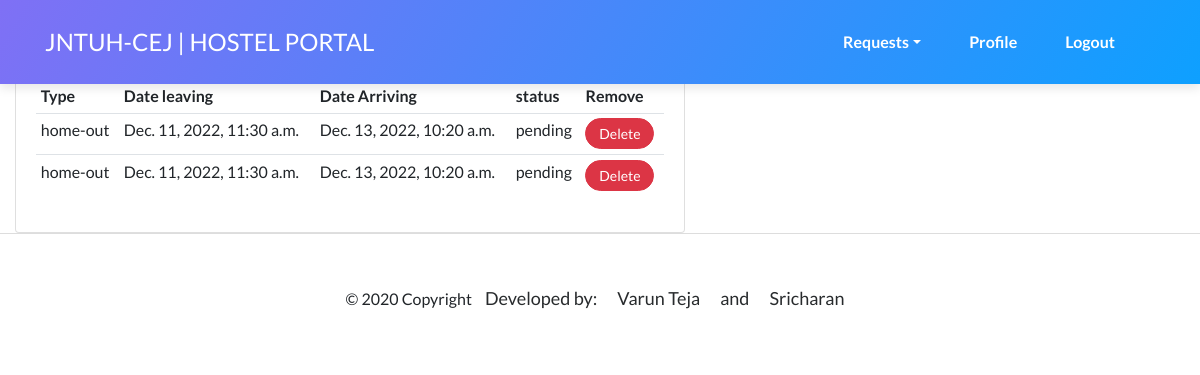
The app's page /student_pending_requests/18JJ1A1244/ (signed in), older data.
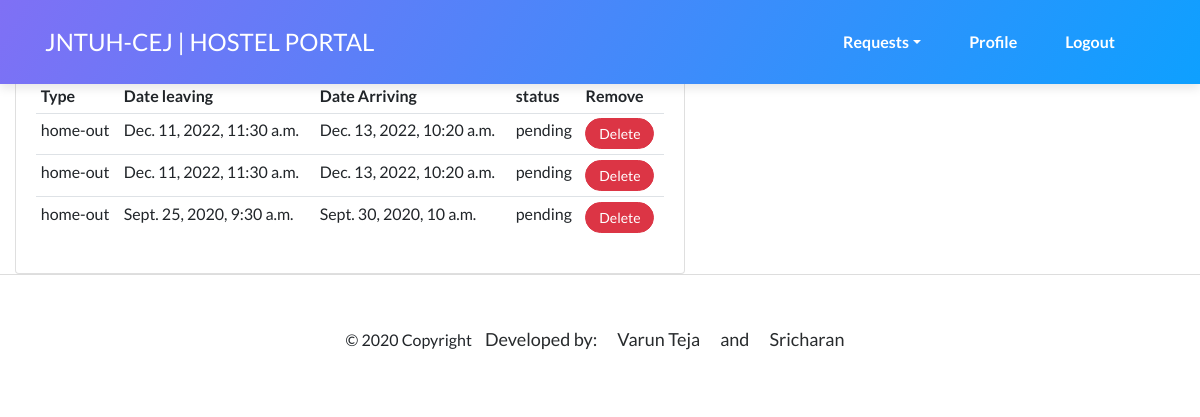
The same page, newer data.
### Home/models.py (models this page shows, shortened)
class Appeal(models.Model):
    TYPES=(
        ('home-out','Home-Out'),
        ('day-out','Day-Out'),
    )
    STATUS=(
        ('pending','Pending'),
        ('approved','Approved'),
        ('used','Used'),
    )
    student = models.ForeignKey(Student,null=True,on_delete=models.SET_NULL)
    staff = models.CharField(max_length=500,null=True,default='To be allocated')
    type = models.CharField(max_length=200,default='home-out',choices=TYPES)
    room_no = models.IntegerField(null=True)
    out_datetime = models.DateTimeField('Out Date&Time (yyyy-mm-dd 24hr:60min)',null=False)
    in_datetime = models.DateTimeField('In Date&Time(yyyy-mm-dd 24hr:60min)',null=False)
    reason = models.CharField(max_length=500,null=True)
    status = models.CharField(max_length=200,null=True,choices=STATUS,default='pending')

### Home/decorators.py (the view)
		def wrapper_func(request, *args, **kwargs):
			group = None
			if request.user.groups.exists():
				group = request.user.groups.all()[0].name
			if group in allowed_roles:
				return view_func(request, *args, **kwargs)
			else:
				return HttpResponse('You are not authorized to view this page')

### Home/views.py (called while the page is built)
@allowed_users(allowed_roles=['student'])
def studentpendingrequests(request,pk):
    student = Student.objects.get(rollno=pk)
    pending = student.appeal_set.filter(status='pending')
    context = {'student': student , 'pending': pending }
    return render(request,'Home/studentpendingrequests.html',context)

### Home/templates/Home/studentpendingrequests.html (shortened to what this page needs)
{% extends 'Home/studentbase.html' %}
{% load static %}
{% block content %}
<div class="col-md-7">
		<h5>Pending Requests</h5>
		<div class="card card-body">
			<table class="table table-sm">
				<tr>
					<th>Type</th>
					<th>Date leaving</th>
					<th>Date Arriving</th>
					<th>status</th>
					<th>Remove</th>
				</tr>
				{% for order in pending %}
					<tr>
						<td>{{order.type }}</td>
						<td>{{order.out_datetime }}</td>
						<td>{{order.in_datetime }}</td>
						<td>{{ order.status }}</td>
						<td><a class="btn btn-sm btn-danger" href="{% url 'deleterequest' order.id %}">Delete</a></td>
					</tr>
				{% endfor %}
			</table>
		</div>
	</div>
{% endblock content %}

### Home/templates/Home/studentbase.html (shortened to what this page needs)
{% load static %}
<!DOCTYPE html>
<html>
<head>
    <link rel="stylesheet" href="{% static '/bootstrap/css/bootstrap.min.css' %}">
    <link rel="stylesheet" href="https://use.fontawesome.com/releases/v5.12.0/css/all.css">
    <link rel="stylesheet" href="https://cdnjs.cloudflare.com/ajax/libs/ionicons/2.0.1/css/ionicons.min.css">
    <link rel="stylesheet" href="https://cdnjs.cloudflare.com/ajax/libs/pikaday/1.6.1/css/pikaday.min.css">
    <link rel="stylesheet" href="{% static '/css/styles.min.css' %}">
</head>
<body>
    <nav class="navbar navbar-dark navbar-expand-lg fixed-top bg-white portfolio-navbar gradient">
        <div class="container"><a class="navbar-brand logo" href="/">JNTUH-CEJ | HOSTEL PORTAL</a>
            <div
                class="collapse navbar-collapse" id="navbarNav">
                <ul class="nav navbar-nav ml-auto">
                     <li class="nav-item dropdown">
                        <a class="dropdown-toggle nav-link" data-toggle="dropdown" aria-expanded="false" href="#">Requests</a>
                    </li>
                    <li class="nav-item" role="presentation"><a class="nav-link active" href="{% url 'studentprofile' student.rollno %}">Profile</a></li>
                    <li class="nav-item" role="presentation" ><a class="nav-link" href="{% url 'logout' %}">Logout</a></li>
                </div>
        </div>
    </nav>
{% block content %}
    {% endblock content %}
<footer class="page-footer font-small indigo">
  <div class="footer-copyright text-center py-3">© 2020 Copyright
    <a> Developed by:
      <a href="https://varunofficial2509.github.io/">Varun Teja
      <a>and
      <a href="https://vodnalasricharan.github.io">Sricharan</a></a></a></a>
  </div>
</footer>
</body>
</html>

Row changes from the older to the newer data that the page shows:
added Appeal: type "home-out", out_datetime "Sept. 25, 2020, 9:30 a.m.", in_datetime "Sept. 30, 2020, 10 a.m.", status "pending"
